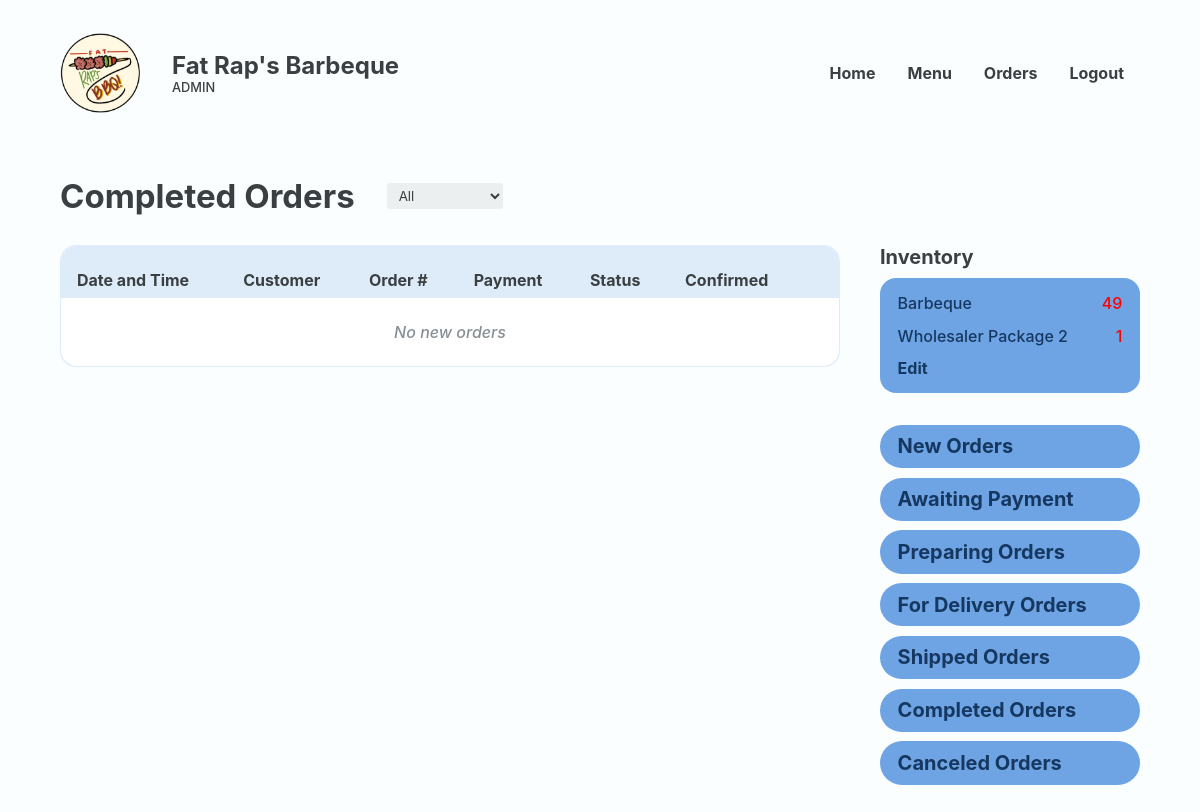
Before: /Website/admin-completed-orders.php (signed in) with the older database file.
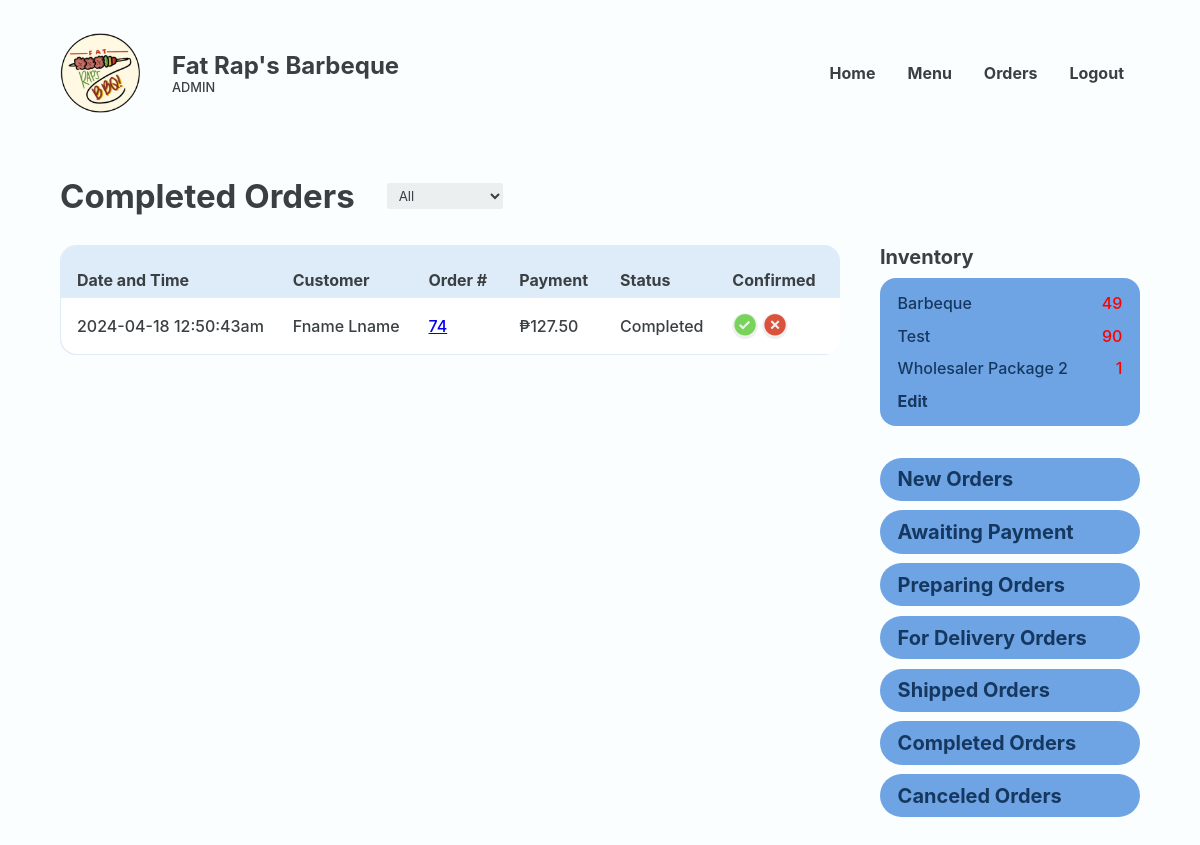
After: the same page with the newer database file.
### tables this page shows
CREATE TABLE `food` (
  `FOOD_ID` int(18) UNSIGNED NOT NULL,
  `CTGY_ID` int(18) NOT NULL,
  `FOOD_NAME` varchar(20) NOT NULL,
  `FOOD_PRICE` decimal(10,2) NOT NULL,
  `FOOD_DESC` varchar(50) NOT NULL,
  `FOOD_IMG` varchar(255) NOT NULL,
  `FOOD_STOCK` int(20) NOT NULL,
  `FOOD_ACTIVE` varchar(10) NOT NULL,
  `FOOD_TYPE` varchar(16) NOT NULL
);

CREATE TABLE `placed_order` (
  `PLACED_ORDER_ID` int(18) UNSIGNED NOT NULL,
  `PRSN_ID` int(18) NOT NULL,
  `CUS_NAME` varchar(20) NOT NULL,
  `CUS_NUMBER` varchar(11) NOT NULL,
  `CUS_EMAIL` varchar(35) NOT NULL,
  `PLACED_ORDER_DATE` varchar(50) NOT NULL,
  `PLACED_ORDER_TOTAL` decimal(10,2) NOT NULL,
  `DELIVERY_ADDRESS` varchar(255) NOT NULL,
  `DELIVERY_DATE` varchar(50) NOT NULL,
  `PLACED_ORDER_STATUS` varchar(50) NOT NULL,
  `PLACED_ORDER_CONFIRMATION` varchar(50) NOT NULL,
  `PLACED_ORDER_TRACKER` varchar(16) NOT NULL,
  `PLACED_ORDER_NOTE` varchar(50) NOT NULL,
  `REFERENCE_NUMBER` varchar(50) NOT NULL,
  `GUEST_ORDER_IDENTIFIER` varchar(50) NOT NULL
);

### Website/admin-completed-orders.php (the view, shortened to what the changed rows need)
<?php
@include 'constants.php';
?>
<!DOCTYPE html>
<html lang="en">
<head>
    <link rel="stylesheet" href="header-styles.css">
    <link rel="stylesheet" href="admin-styles.css">
    <link href='https://unpkg.com/boxicons@2.1.4/css/boxicons.min.css' rel='stylesheet'>
</head>
<body>
    <header class="backend">
        <div class="header-container">
            <div class="website-title">
                <div class="text">
                    <h1>Fat Rap's Barbeque</h1>
                </div>
            </div>
        </div>
    </header>
    <main>
        <section class="section" id="orders-page">
            <div class="container">
                <div class="section-heading row">
                    <h2>Completed Orders</h2>
                </div>
                <section class="with-side-menu">
                    <section class="main-section table-wrapper">
                        <table class="alternating">
                            <tr>
                                <th class="header">Date and Time</th>
                                <th class="header">Customer</th>
                                <th class="header">Order #</th>
                                <th class="header">Payment</th>
                                <th class="header">Status</th>
                                <th class="header">Confirmed</th>
                                <th class="header"></th>
                            </tr>
                            <?php
                            $sql = "SELECT * FROM placed_order WHERE PLACED_ORDER_STATUS = 'Completed'";
                            $res = mysqli_query($conn, $sql);
                            $count = mysqli_num_rows($res);
                            if ($count > 0) {
                                while ($row = mysqli_fetch_assoc($res)) {
                                    $PLACED_ORDER_ID = $row['PLACED_ORDER_ID'];
                                    $CUS_NAME = $row['CUS_NAME'];
                                    $PLACED_ORDER_DATE = $row['PLACED_ORDER_DATE'];
                                    $PLACED_ORDER_TOTAL = $row['PLACED_ORDER_TOTAL'];
                                    $PLACED_ORDER_STATUS = $row['PLACED_ORDER_STATUS'];
                            ?>
                                    <tr>
                                        <td data-cell="Date and Time"><?php echo $PLACED_ORDER_DATE ?></td>
                                        <td data-cell="customer"><?php echo $CUS_NAME ?></td>
                                        <td data-cell="Order #"><a href="<?php echo SITEURL ?>admin-order-details.php?PLACED_ORDER_ID=<?php echo $PLACED_ORDER_ID; ?>"><?php echo $PLACED_ORDER_ID ?></a></td>
                                        <td data-cell="Payment">₱<?php echo $PLACED_ORDER_TOTAL ?></td>
                                        <td data-cell="Payment"><?php echo $PLACED_ORDER_STATUS ?></td>
                                        <td data-cell="Confimed">
                                            <div class="btn-wrapper">
                                                <form method="POST">
                                                    <button class="btn-check" name="confirmed"><i class='bx bxs-check-circle'></i></button>
                                                    <button class="btn-cross" name="not-confirmed"><i class='bx bxs-x-circle'></i></button>
                                        <td><a href="#" onclick="confirmDelete(<?php echo $PLACED_ORDER_ID; ?>)" class="bx bxs-trash-alt trash"></a></td>
                                        </form>
            </div>
            </td>
            </tr>
        <?php
                                }
                            } else {
        ?>
        <tr>
            <td colspan="7" class="error">No new orders</td>
        </tr>
    <?php
                            }
    ?>
    </table>
        </section>
        <section class="side-menu">
            <div class="group inventory">
                <div class="inventory-box">
                    <?php
                    $sql = "SELECT * FROM food WHERE FOOD_STOCK < 100";
                    $res = mysqli_query($conn, $sql);
                    $count = mysqli_num_rows($res);
                    if ($count > 0) {
                        while ($row = mysqli_fetch_assoc($res)) {
                            $FOOD_NAME = $row['FOOD_NAME'];
                            $FOOD_STOCK = $row['FOOD_STOCK'];
                    ?>
                            <div class="inline">
                                <p><?php echo $FOOD_NAME ?></p>
                                <span class="<?php echo ($FOOD_STOCK < 100) ? 'red-text' : ''; ?>">
                                    <p><?php echo $FOOD_STOCK ?></p>
                                </span>
                            </div>
                    <?php
                        }
                    }
                    ?>
                </div>
            </div>
        </section>
        </section>
        </div>
        </section>
    </main>
</body>
</html>

Changed rows visible on the page:
now on this page (row edited): placed_order: PLACED_ORDER_DATE "2024-04-18 12:50:43am", CUS_NAME "Fname Lname", PLACED_ORDER_ID "74", PLACED_ORDER_TOTAL "127.50", PLACED_ORDER_STATUS "Completed"
now on this page (row edited): food: FOOD_NAME "Test", FOOD_STOCK "90"
Other visible differences:
text no longer shown: "No new orders"
